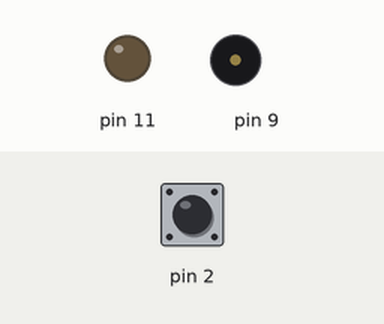
Bench run of a sketch on a simulated Arduino Uno, built with avr-gcc and run on an emulated ATmega328P. On the bench: output pins drawn as LEDs (lit = HIGH), buzzer (waves = sounding). Inputs (shaded band) come from the test bench; at power-on: pin 2 HIGH. What the sketch prints to the serial monitor is not drawn.

Above: at 1.2 s.
1.3 s: pin 2 pulled LOW for 0.15 s
At 2.1 s:
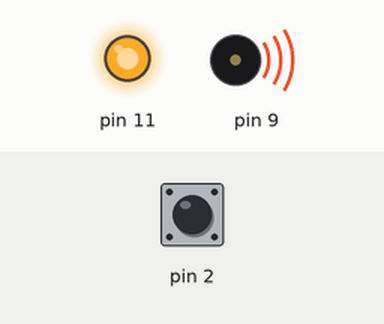
4.4 s: pin 2 pulled LOW for 3.2 s
At 13.5 s:
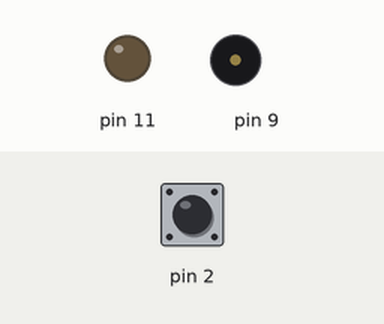
Timing chart, 0 to 15.0 s (numbered marks = the images above; inputs shaded):
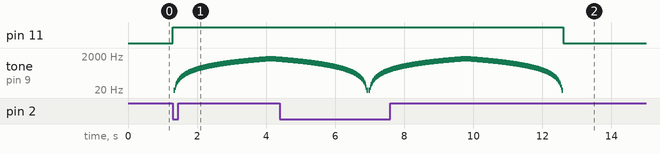

The sketch:

LED+speaker-switch.ino
```cpp
#include <toneAC.h>
int forLoop = 0;
int freq = 0;

void setup() {
  Serial.begin(9600);
  pinMode(2, INPUT_PULLUP);
  pinMode(11, OUTPUT);
}

void loop() {

  int sensor = digitalRead(2);
  Serial.println(sensor);

  if (digitalRead(2) == HIGH) {
    digitalWrite(11, LOW);
    freq = 0;
    toneAC(freq);
  } else {
    digitalWrite(11, HIGH);
    for(forLoop = 0; forLoop <= 140; forLoop += 1){
      toneAC(freq);
      freq += 10;
      delay(20);
    }
    for(forLoop = 140; forLoop >= 0; forLoop -= 1){
      toneAC(freq);
      freq -= 10;
      delay(20);
    }
  }
}
```

Measured:
- after the input at 1.3 s, pin 11: LOW → HIGH at once; tone on pin 9: plays 10 Hz for 0.02 s, 20 Hz for 0.02 s, 30 Hz for 0.02 s, 40 Hz for 0.02 s, 50 Hz for 0.02 s, 60 Hz for 0.02 s … (154 notes in this stretch), starting at once
- after the input at 4.4 s, pin 11: HIGH → LOW after 8.2 s instead of 2.6 s
